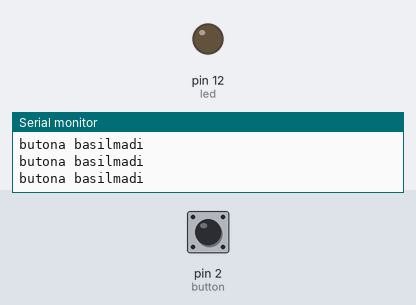
Simulated run of this sketch. Board: Arduino Uno, built with avr-gcc and run on an emulated ATmega328P. On the bench: output pins drawn as LEDs (lit = HIGH), the last lines printed to the serial monitor. Dashed ring = blinking. The test bench sets the inputs (shaded band); at power-on: pin 2 (button) LOW.

Above: at 1.2 s.
1.3 s: pin 2 (button) pulled HIGH for 0.15 s
At 1.39 s:
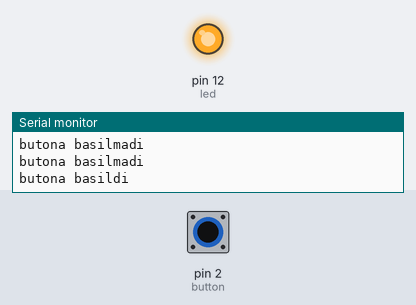
2.9 s: pin 2 (button) pulled HIGH for 1 s
At 4.3 s:
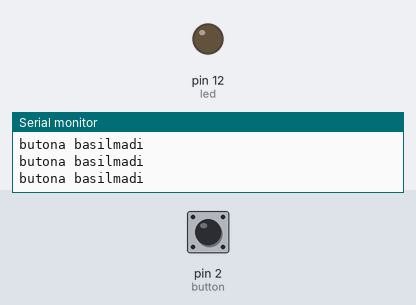
6.9 s: pin 2 (button) pulsed HIGH 2 times (0.12 s each, 0.3 s apart)
At 7.26 s:
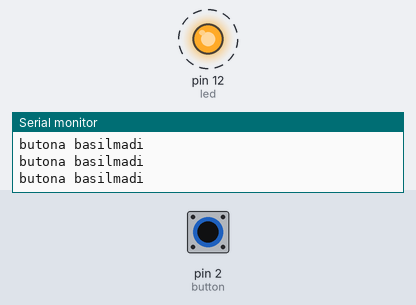
Timing chart, 0 to 9.9 s (numbered marks = the images above; inputs shaded):
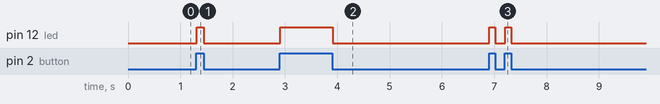

Measured:
- after the input at 1.3 s, pin 12 (led): LOW → HIGH at once, → LOW 0.13 s later
- after the input at 2.9 s, pin 12 (led): LOW → HIGH at once, → LOW 1.0 s later
- after the input at 6.9 s, pin 12 (led): alternates HIGH for 0.12 s and LOW for 0.19 s, 4 changes in all, then stays LOW, starting at once

The sketch:

button-ile-led-yakma.ino
```cpp
#define led 12
#define button 2
void setup() {

 pinMode(button, INPUT);
 pinMode(led, OUTPUT);
 Serial.begin(9600);

}

void loop() {

  int kontrol = digitalRead(button);

  if(kontrol == HIGH){
    digitalWrite(led, HIGH);
    Serial.println("butona basildi");
  }
  else {
    digitalWrite(led, LOW);
    Serial.println("butona basilmadi");
  }

}
```
